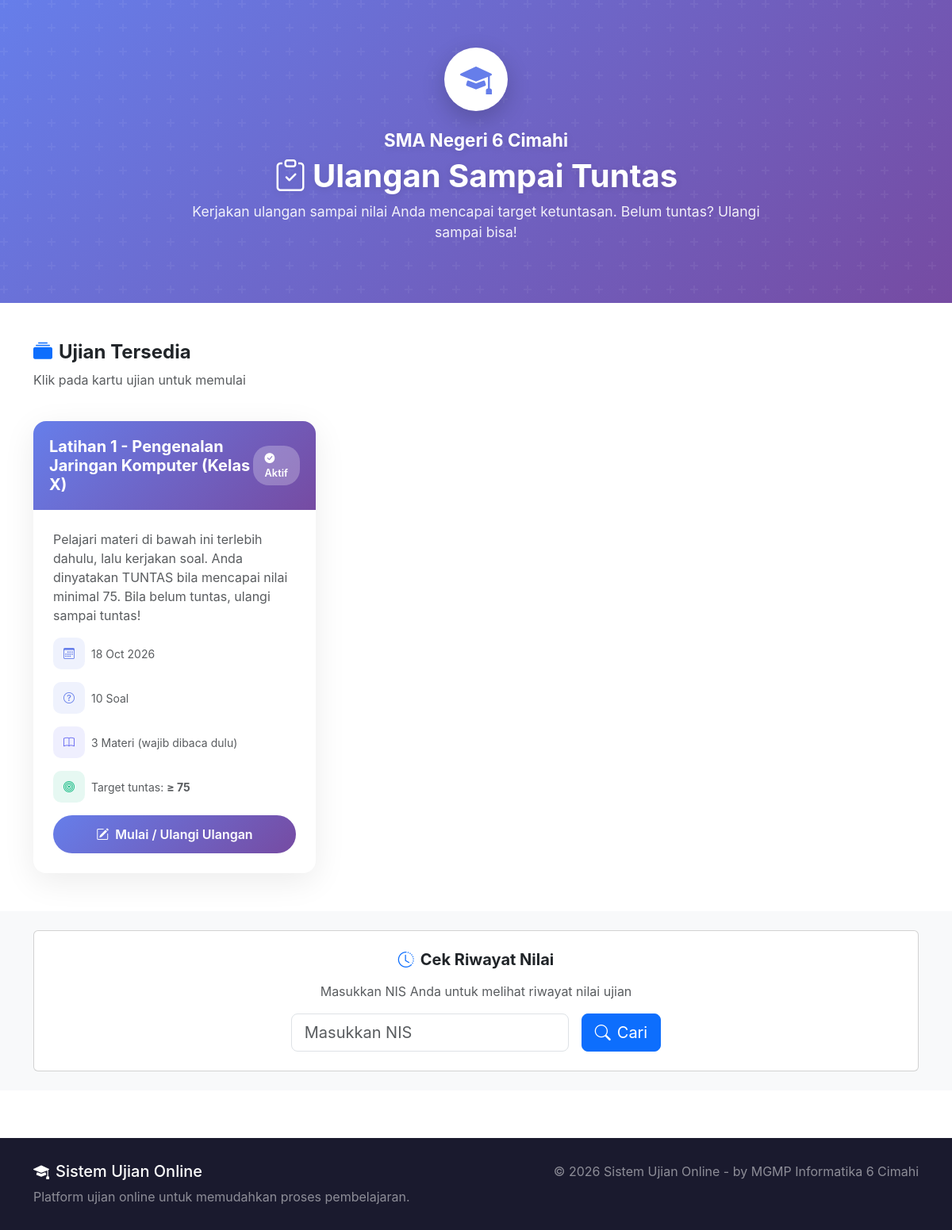
The page / on the database its author committed.
### tables this page shows
CREATE TABLE `konfigurasi_sekolah` (
  `id` int NOT NULL AUTO_INCREMENT,
  `nama_sekolah` varchar(255) NOT NULL DEFAULT 'SMA Negeri 6 Cimahi',
  `logo` varchar(255) DEFAULT NULL,
  `warna_primer` varchar(20) DEFAULT '#667eea',
  `warna_sekunder` varchar(20) DEFAULT '#764ba2',
  `tampilkan_riwayat` enum('ya','tidak') DEFAULT 'ya',
  `created_at` timestamp NULL DEFAULT CURRENT_TIMESTAMP,
  `updated_at` timestamp NULL DEFAULT CURRENT_TIMESTAMP ON UPDATE CURRENT_TIMESTAMP,
  PRIMARY KEY (`id`)
);

CREATE TABLE `ujian` (
  `id` int NOT NULL AUTO_INCREMENT,
  `judul_ujian` varchar(255) NOT NULL,
  `deskripsi` text,
  `status` enum('aktif','nonaktif') DEFAULT 'nonaktif',
  `tgl_dibuat` datetime DEFAULT CURRENT_TIMESTAMP,
  `updated_at` timestamp NULL DEFAULT CURRENT_TIMESTAMP ON UPDATE CURRENT_TIMESTAMP,
  `kode_ujian` varchar(20) DEFAULT NULL,
  `allow_ip` text,
  `enable_browser_lock` enum('ya','tidak') DEFAULT 'tidak',
  `max_violations` int DEFAULT '10',
  `enable_device_check` enum('ya','tidak') DEFAULT 'tidak',
  `waktu_tersedia` int DEFAULT '0',
  `acak_soal` enum('ya','tidak') DEFAULT 'tidak',
  `acak_opsi` enum('ya','tidak') DEFAULT 'tidak',
  `tampilkan_review` enum('ya','tidak') DEFAULT 'tidak',
  `tampilkan_skor` enum('ya','tidak') DEFAULT 'ya',
  `target_nilai` decimal(5,2) NOT NULL DEFAULT '75.00',
  `wajib_tuntas` enum('ya','tidak') NOT NULL DEFAULT 'ya',
  PRIMARY KEY (`id`),
  KEY `idx_ujian_status` (`status`,`tgl_dibuat` DESC)
);

### config/init_sekolah.php (called while the page is built, shortened)
<?php
$konfigurasi_cache = null;
function getKonfigurasiSekolah($conn) {
    $result = $conn->query("SELECT * FROM konfigurasi_sekolah LIMIT 1");
    $konfigurasi_cache = $result->fetch_assoc();
    return $konfigurasi_cache;
}
?>

### index.php (the view, shortened to what this page needs)
<?php
require_once 'config/database.php';
require_once 'config/init_sekolah.php';
$sekolah = getKonfigurasiSekolah($conn);
$ujian_list = $conn->query("SELECT * FROM ujian WHERE status = 'aktif' ORDER BY tgl_dibuat DESC");
$ujian_ids = [];
$ujian_array = [];
while ($row = $ujian_list->fetch_assoc()) {
    $ujian_ids[] = $row['id'];
    $ujian_array[$row['id']] = $row;
}
$soal_counts = [];
$materi_counts = [];
if (!empty($ujian_ids)) {
    $ids_placeholder = implode(',', array_fill(0, count($ujian_ids), '?'));
    $stmt = $conn->prepare("SELECT id_ujian, COUNT(*) as total FROM soal WHERE id_ujian IN ($ids_placeholder) GROUP BY id_ujian");
    $stmt->bind_param(str_repeat('i', count($ujian_ids)), ...$ujian_ids);
    $stmt->execute();
    $result = $stmt->get_result();
    while ($row = $result->fetch_assoc()) {
        $soal_counts[$row['id_ujian']] = $row['total'];
    }
    try {
        $stmt = $conn->prepare("SELECT id_ujian, COUNT(*) as total FROM materi WHERE id_ujian IN ($ids_placeholder) GROUP BY id_ujian");
        $stmt->bind_param(str_repeat('i', count($ujian_ids)), ...$ujian_ids);
        $stmt->execute();
        $result = $stmt->get_result();
        while ($row = $result->fetch_assoc()) {
            $materi_counts[$row['id_ujian']] = $row['total'];
        }
    } catch (Exception $e) {
        $materi_counts = [];
    }
}
?>
<!DOCTYPE html>
<html lang="id">
<head>
    <link href="vendor/fonts/poppins.css" rel="stylesheet">
    <link href="vendor/bootstrap/bootstrap.min.css" rel="stylesheet">
    <link rel="stylesheet" href="vendor/bootstrap-icons/bootstrap-icons.min.css">
</head>
<body>
    <section class="hero-section">
        <div class="container position-relative">
            <div class="row justify-content-center">
                <div class="col-lg-8 text-center">
                    <div class="school-logo">
                        <?php if ($sekolah['logo'] && file_exists('uploads/' . $sekolah['logo'])): ?>
                            <img src="uploads/<?= $sekolah['logo'] ?>" alt="Logo" width="60" height="60">
                        <?php else: ?>
                            <i class="bi bi-mortarboard-fill" style="font-size: 2.5rem; color: <?= $sekolah['warna_primer'] ?>;"></i>
                        <?php endif; ?>
                    </div>
                    <p class="school-name mb-1"><?= htmlspecialchars($sekolah['nama_sekolah']) ?></p>
                    <h1 class="hero-title">
                        <i class="bi bi-clipboard-check me-2"></i>Ulangan Sampai Tuntas
                    </h1>
                    <p class="hero-subtitle">Kerjakan ulangan sampai nilai Anda mencapai target ketuntasan. Belum tuntas? Ulangi sampai bisa!</p>
                </div>
            </div>
        </div>
    </section>
    <section class="py-5">
        <div class="container">
            <div class="row mb-4">
                <div class="col-12">
                    <h4 class="fw-bold">
                        <i class="bi bi-collection-fill me-2 text-primary"></i>Ujian Tersedia
                    </h4>
                    <p class="text-muted">Klik pada kartu ujian untuk memulai</p>
                </div>
            </div>
            <?php if (!empty($ujian_array)): ?>
            <div class="row g-4">
                <?php foreach ($ujian_array as $ujian): ?>
                <div class="col-md-6 col-lg-4">
                    <div class="ujian-card">
                        <div class="card-header">
                            <div class="d-flex justify-content-between align-items-center">
                                <h5 class="mb-0 fw-bold"><?= htmlspecialchars($ujian['judul_ujian']) ?></h5>
                                <span class="status-badge bg-white bg-opacity-25">
                                    <i class="bi bi-check-circle-fill me-1"></i>Aktif
                                </span>
                            </div>
                        </div>
                        <div class="card-body">
                            <?php if ($ujian['deskripsi']): ?>
                            <p class="text-muted mb-3"><?= htmlspecialchars($ujian['deskripsi']) ?></p>
                            <?php endif; ?>
                            <div class="d-flex align-items-center mb-3 text-muted small">
                                <div class="info-icon me-2">
                                    <i class="bi bi-calendar3"></i>
                                </div>
                                <span><?= date('d M Y', strtotime($ujian['tgl_dibuat'])) ?></span>
                            </div>
                            <div class="d-flex align-items-center mb-3 text-muted small">
                                <div class="info-icon me-2">
                                    <i class="bi bi-question-circle"></i>
                                </div>
                                <span><?= $soal_counts[$ujian['id']] ?? 0 ?> Soal</span>
                            </div>
                            <?php if (($materi_counts[$ujian['id']] ?? 0) > 0): ?>
                            <div class="d-flex align-items-center mb-3 text-muted small">
                                <div class="info-icon me-2" style="background: rgba(99, 102, 241, 0.1); color: #6366f1;">
                                    <i class="bi bi-book"></i>
                                </div>
                                <span><?= $materi_counts[$ujian['id']] ?> Materi <span class="text-muted">(wajib dibaca dulu)</span></span>
                            </div>
                            <?php endif; ?>
                            <?php
                            $target_kartu = isset($ujian['target_nilai']) ? (float)$ujian['target_nilai'] : 75;
                            $wajib_tuntas_kartu = !isset($ujian['wajib_tuntas']) || $ujian['wajib_tuntas'] === 'ya';
                            ?>
                            <?php if ($wajib_tuntas_kartu): ?>
                            <div class="d-flex align-items-center mb-3 text-muted small">
                                <div class="info-icon me-2" style="background: rgba(16, 185, 129, 0.1); color: #10b981;">
                                    <i class="bi bi-bullseye"></i>
                                </div>
                                <span>Target tuntas: <strong>&ge; <?= number_format($target_kartu, 0) ?></strong></span>
                            </div>
                            <?php endif; ?>
                            <a href="ujian.php?id=<?= $ujian['id'] ?>" class="btn btn-ujian text-white w-100">
                                <i class="bi bi-pencil-square me-2"></i>Mulai / Ulangi Ulangan
                            </a>
                        </div>
                    </div>
                </div>
                <?php endforeach; ?>
            </div>
            <?php endif; ?>
        </div>
    </section>
    <?php $tampilkan_riwayat = $sekolah['tampilkan_riwayat'] ?? 'ya'; ?>
    <?php if ($tampilkan_riwayat === 'ya'): ?>
    <section class="py-4 bg-light">
        <div class="container">
            <div class="card">
                <div class="card-body text-center py-4">
                    <h5 class="fw-bold mb-3">
                        <i class="bi bi-clock-history me-2 text-primary"></i>Cek Riwayat Nilai
                    </h5>
                    <p class="text-muted mb-3">Masukkan NIS Anda untuk melihat riwayat nilai ujian</p>
                    <form method="GET" action="riwayat.php" class="row justify-content-center g-3">
                        <div class="col-md-4">
                            <input type="text" name="nis" id="nisInput" class="form-control form-control-lg" required placeholder="Masukkan NIS">
                        </div>
                        <div class="col-auto">
                            <button type="submit" class="btn btn-primary btn-lg">
                                <i class="bi bi-search me-2"></i>Cari
                            </button>
                        </div>
                    </form>
                </div>
            </div>
        </div>
    </section>
    <?php endif; ?>
    <footer class="footer">
        <div class="container">
            <div class="row">
                <div class="col-md-6">
                    <h5><i class="bi bi-mortarboard-fill me-2"></i>Sistem Ujian Online</h5>
                    <p class="text-white-50 mb-0">Platform ujian online untuk memudahkan proses pembelajaran.</p>
                </div>
                <div class="col-md-6 text-md-end">
                    <p class="text-white-50 mb-0">&copy; <?= date('Y') ?> Sistem Ujian Online - by MGMP Informatika 6 Cimahi</p>
                </div>
            </div>
        </div>
    </footer>
</body>
</html>

### index.php (style rules this page uses)
body { font-family: -apple-system, BlinkMacSystemFont, 'Segoe UI', Roboto, 'Poppins', sans-serif; }

### rows shown on the page
konfigurasi_sekolah: nama_sekolah "SMA Negeri 6 Cimahi"
ujian: judul_ujian "Latihan 1 - Pengenalan Jaringan Komputer (Kelas X)", deskripsi "Pelajari materi di bawah ini terlebih dahulu, lalu kerjakan soal. Anda dinyatakan TUNTAS bila mencapai nilai minimal 75. Bila belum tuntas, ulangi sampai tuntas!", tgl_dibuat "18 Oct 2026", id "10", id "3", target_nilai "75"
